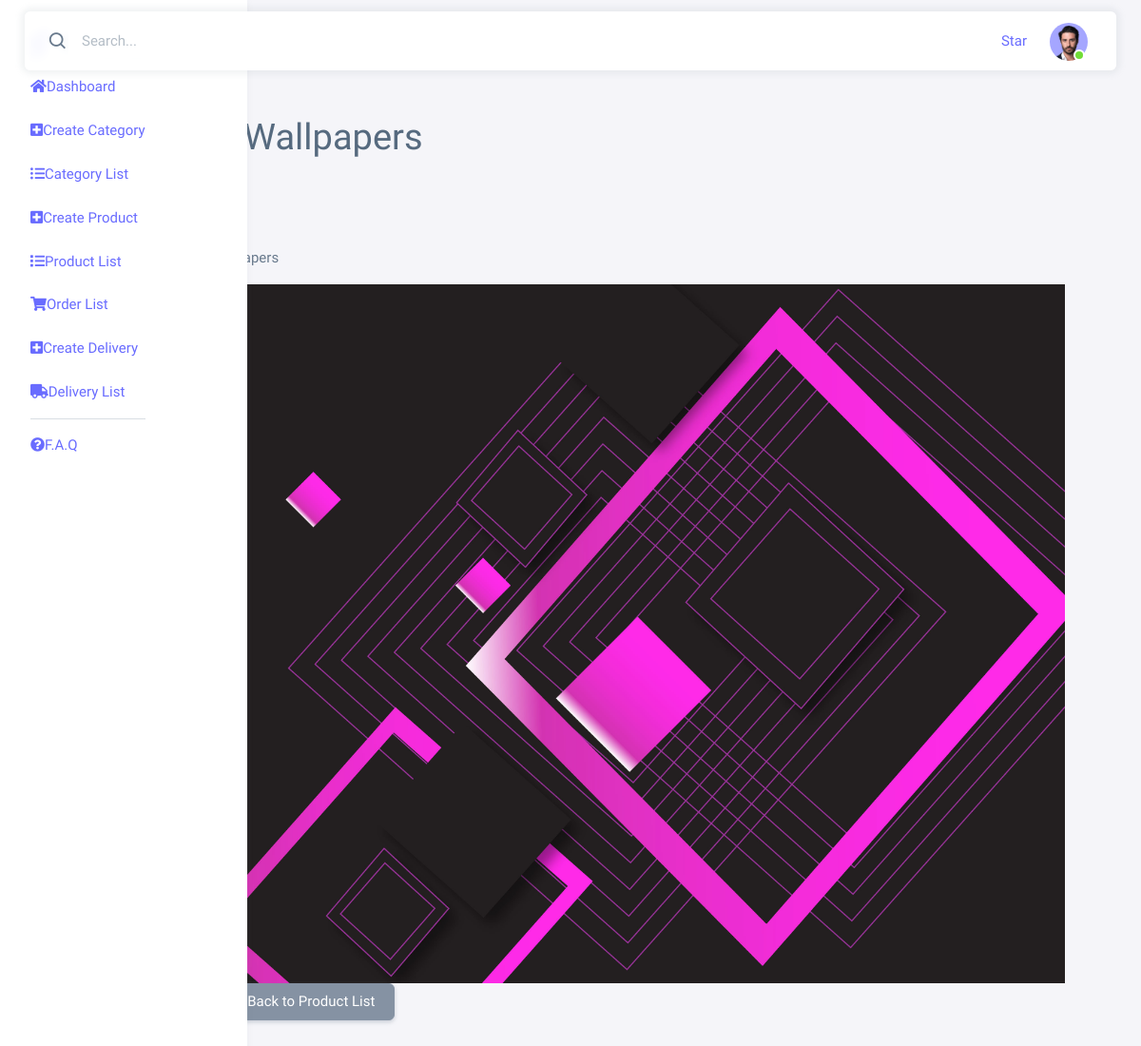
Page /inventory/product/3/ on the committed database.
### inventory/models.py (models this page shows, shortened)
class Product(models.Model):
    name = models.CharField(max_length=100)
    description = models.TextField()
    price = MoneyField(max_digits=10, decimal_places=2, default_currency='KES')
    image = models.ImageField(upload_to='products/')
    created_at = models.DateTimeField(auto_now_add=True)
    updated_at = models.DateTimeField(auto_now=True)
    category = models.ForeignKey(Category, default=None, on_delete=models.CASCADE)

### inventory/views.py (the view)
# urls.py: path('product/<int:pk>/', views.ProductDetailView.as_view(), name='product-detail'),
class ProductDetailView(DetailView):
    model = Product
    template_name = 'inventory/includes/product_detail.html'
    context_object_name = 'product'

### inventory/models.py (called while the page is built)
	def __str__(self):
		return self.name

### templates/inventory/includes/product_detail.html
{% extends 'inventory/layouts/base.html' %}
{% block content %}
<div class="container" style="padding: 50px;">
  <h1>{{ object.name }}</h1>
  <p>{{ object.description }}</p>
  <p><strong>Price:</strong> {{ object.price }}</p>
  <p><strong>Category:</strong> {{ object.category }}</p>
  <img src="{{ object.image.url }}" alt="{{ object.name }}" class="img-fluid">
  <a href="{% url 'inventory:product-update' pk=object.pk %}" class="btn btn-primary">Edit</a>
  <a href="{% url 'inventory:product-delete' pk=object.pk %}" class="btn btn-danger">Delete</a>
  <a href="{% url 'inventory:product-list' %}" class="btn btn-secondary">Back to Product List</a>
  </div>
{% endblock %}

### rows in the picture
Product: name "Bathroom Wallpapers", image (picture)
